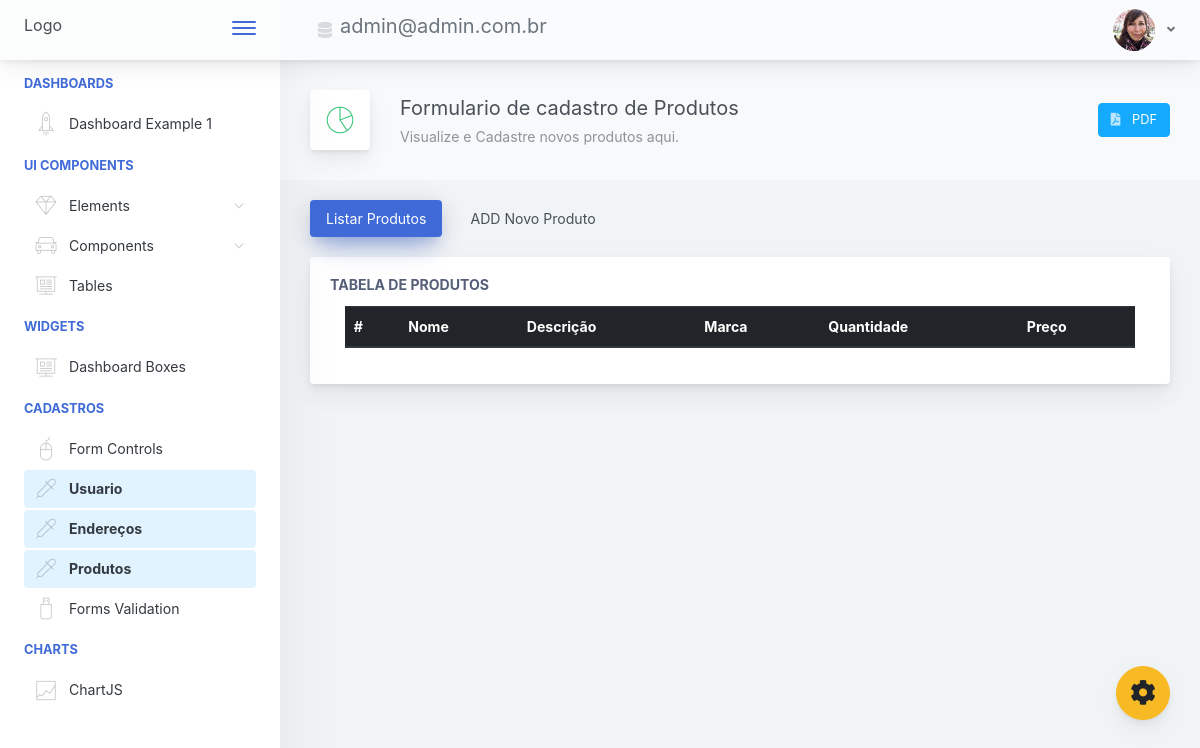
The app's page /Dashboard/produtos.php (signed in), older data.
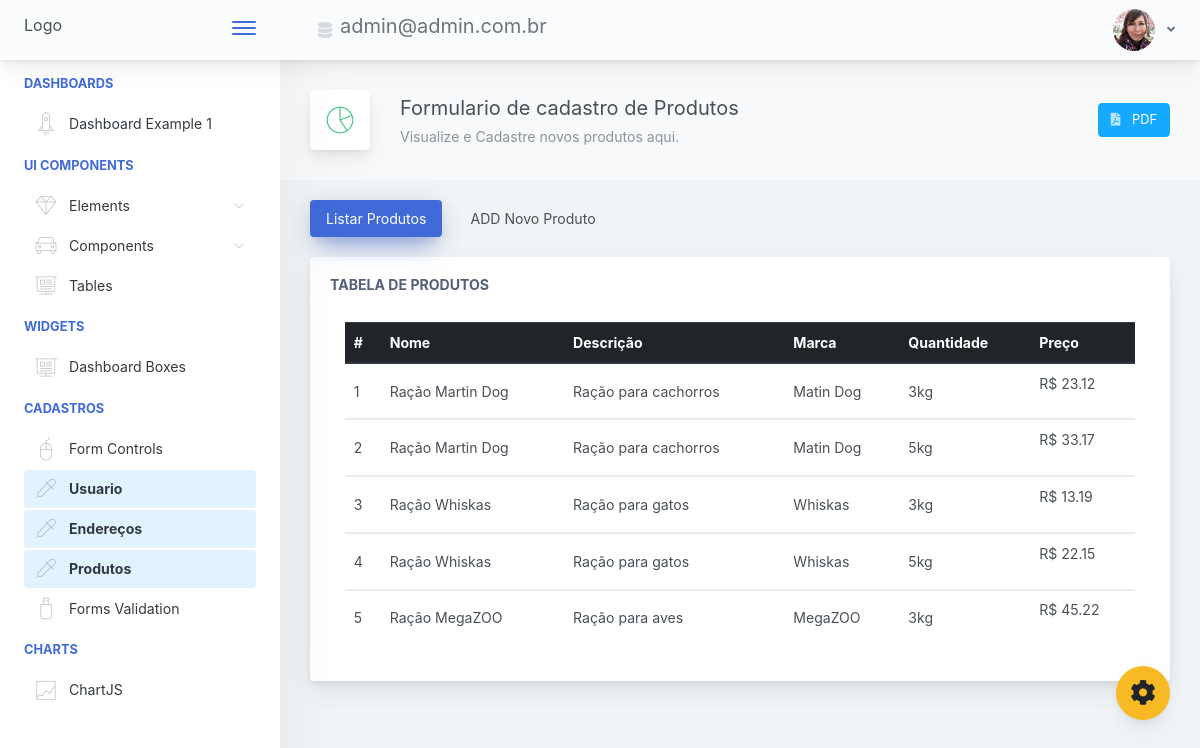
The same page, newer data.
### tables this page shows
CREATE TABLE produto (
  idProduto int(11) NOT NULL auto_increment,
  nome varchar(45) NOT NULL,
  descricao varchar(45) NOT NULL,
  marca varchar(45) NOT NULL,
  quantidade varchar(45) NOT NULL,
  preco float(45) NOT NULL,
  PRIMARY KEY(idProduto)
);

### Listar/tabelaProduto.php (the view)
<?php
include("../conexao/conexao.php");
$sql = "SELECT * FROM produto";
$resultado = mysqli_query($conn,$sql);
?>
<div class="table-responsive">
<table class="table">
   <thead class="thead-dark">
      <tr>
         <th scope="col">#</th>
         <th scope="col">Nome</th>
         <th scope="col">Descrição</th>
         <th scope="col">Marca</th>
         <th scope="col">Quantidade</th>
         <th scope="col">Preço</th>
      </tr>
   </thead>
   <?php
      while($dado = mysqli_fetch_array($resultado)){ ?>
   <tbody>
      <tr>
         <td><?php echo $dado["idProduto"] ;?></td>
         <td><?php echo $dado["nome"] ;?></td>
         <td><?php echo $dado["descricao"] ;?></td>
         <td><?php echo $dado["marca"] ;?></td>
         <td><?php echo $dado["quantidade"] ;?></td>
         <td><p>R$ <?php echo $dado["preco"] ;?></td></p>
   </tbody>
   <?php
      }
      ?>
</table>
</div>

### Dashboard/produtos.php (shortened to what this page needs)
<!doctype html>
<html lang="pt-br">
   <head>
      <link href="../Dashboard/main.css" rel="stylesheet">
   </head>
   <body>
      <div class="app-container app-theme-white body-tabs-shadow fixed-sidebar fixed-header">
         <div class="app-header header-shadow">
            <div class="app-header__logo">
               <h6>Logo</h6>
               <div class="header__pane ml-auto">
                  <div>
                     <button type="button" class="hamburger close-sidebar-btn hamburger--elastic" data-class="closed-sidebar">
                     <span class="hamburger-box">
                     <span class="hamburger-inner"></span>
                     </span>
                     </button>
                  </div>
               </div>
            </div>
            <div class="app-header__content">
               <div class="app-header-left">
                  <ul class="header-menu nav">
                     <li class="nav-item">
                        <a href="javascript:void(0);" class="nav-link">
                        <i class="nav-link-icon fa fa-database"> </i>
                        <h5><?php echo $_SESSION['login'];?></h5>
                        </a>
                     </li>
                  </ul>
               </div>
               <div class="app-header-right">
                  <div class="header-btn-lg pr-0">
                     <div class="widget-content p-0">
                        <div class="widget-content-wrapper">
                           <div class="widget-content-left">
                              <div class="btn-group">
                                 <a data-toggle="dropdown" aria-haspopup="true" aria-expanded="false" class="p-0 btn">
                                 <img width="42" class="rounded-circle" src="../Dashboard/assets/images/avatars/1.jpg" alt="">
                                 <i class="fa fa-angle-down ml-2 opacity-8"></i>
                                 </a>
                              </div>
                           </div>
                        </div>
                     </div>
                  </div>
               </div>
            </div>
         </div>
         <div class="ui-theme-settings">
            <button type="button" id="TooltipDemo" class="btn-open-options btn btn-warning">
            <i class="fa fa-cog fa-w-16 fa-spin fa-2x"></i>
            </button>
         </div>
         <div class="app-main">
            <div class="app-sidebar sidebar-shadow">
               <div class="scrollbar-sidebar">
                  <div class="app-sidebar__inner">
                     <ul class="vertical-nav-menu">
                        <li class="app-sidebar__heading">Dashboards</li>
                        <li>
                           <a href="../Dashboard/painel.php">
                           <i class="metismenu-icon pe-7s-rocket"></i>
                           Dashboard Example 1
                           </a>
                        </li>
                        <li class="app-sidebar__heading">UI Components</li>
                        <li
                           >
                           <a href="#">
                           <i class="metismenu-icon pe-7s-diamond"></i>
                           Elements
                           <i class="metismenu-state-icon pe-7s-angle-down caret-left"></i>
                           </a>
                        </li>
                        <li
                           >
                           <a href="#">
                           <i class="metismenu-icon pe-7s-car"></i>
                           Components
                           <i class="metismenu-state-icon pe-7s-angle-down caret-left"></i>
                           </a>
                        </li>
                        <li  >
                           <a href="tables-regular.html">
                           <i class="metismenu-icon pe-7s-display2"></i>
                           Tables
                           </a>
                        </li>
                        <li class="app-sidebar__heading">Widgets</li>
                        <li>
                           <a href="dashboard-boxes.html">
                           <i class="metismenu-icon pe-7s-display2"></i>
                           Dashboard Boxes
                           </a>
                        </li>
                        <li class="app-sidebar__heading">Cadastros</li>
                        <li>
                           <a href="forms-controls.html">
                           <i class="metismenu-icon pe-7s-mouse">
                           </i>Form Controls
                           </a>
                        </li>
                        <li>
                           <a href="../Dashboard/usuarios.php" class="mm-active">
                           <i class="metismenu-icon pe-7s-eyedropper">
                           </i>Usuario
                           </a>
                        </li>
                        <li>
                           <a href="../Cadastrar/cadastroEndereco.php" class="mm-active">
                           <i class="metismenu-icon pe-7s-eyedropper">
                           </i>Endereços
                           </a>
                        </li>
                        <li>
                           <a href="produtos.php" class="mm-active">
                           <i class="metismenu-icon pe-7s-eyedropper">
                           </i>Produtos
                           </a>
                        </li>
                        <li>
                           <a href="forms-validation.html">
                           <i class="metismenu-icon pe-7s-pendrive">
                           </i>Forms Validation
                           </a>
                        </li>
                        <li class="app-sidebar__heading">Charts</li>
                        <li>
                           <a href="charts-chartjs.html">
                           <i class="metismenu-icon pe-7s-graph2">
                           </i>ChartJS
                           </a>
                        </li>
                     </ul>
                  </div>
               </div>
            </div>
            <div class="app-main__outer">
               <div class="app-main__inner">
                  <div class="app-page-title">
                     <div class="page-title-wrapper">
                        <div class="page-title-heading">
                           <div class="page-title-icon">
                              <i class="pe-7s-graph text-success">
                              </i>
                           </div>
                           <div>
                              Formulario de cadastro de Produtos
                              <div class="page-title-subheading">Visualize e Cadastre novos produtos aqui.</div>
                           </div>
                        </div>
                        <div class="page-title-actions">
                           <div class="d-inline-block dropdown">
                           <a href="../pdfs/produtopdf.php">
                              <button type="button" aria-haspopup="true" aria-expanded="false" class="btn-shadow btn btn-info">
                              <span class="btn-icon-wrapper pr-2 opacity-7">
                              <i class="fas fa-file-pdf"></i>
                              </span>PDF
                              </button></a>
                           </div>
                        </div>
                     </div>
                  </div>
                  <ul class="body-tabs body-tabs-layout tabs-animated body-tabs-animated nav">
                     <li class="nav-item">
                        <a role="tab" class="nav-link active" id="tab-0" data-toggle="tab" href="#tab-content-0">
                        <span>Listar Produtos</span>
                        </a>
                     </li>
                     <li class="nav-item">
                        <a role="tab" class="nav-link" id="tab-1" data-toggle="tab" href="#tab-content-1">
                        <span>ADD Novo Produto</span>
                        </a>
                     </li>
                  </ul>
                  <div class="tab-content">
                     <div class="tab-pane tabs-animation fade show active" id="tab-content-0" role="tabpanel">
                        <div class="main-card mb-3 card">
                           <div class="card-body">
                              <h5 class="card-title">Tabela de Produtos</h5>
                              <div class="col-lg-12">
                                 <?php include("../Listar/tabelaProduto.php");?>
                              </div>
                           </div>
                        </div>
                     </div>
                  </div>
               </div>
            </div>
         </div>
      </div>
   </body>
</html>

Row changes from the older to the newer data that the page shows:
added produto: idProduto "1", nome "Ração Martin Dog", descricao "Ração para cachorros", marca "Matin Dog", quantidade "3kg", preco "23.12"
added produto: idProduto "2", nome "Ração Martin Dog", descricao "Ração para cachorros", marca "Matin Dog", quantidade "5kg", preco "33.17"
added produto: idProduto "3", nome "Ração Whiskas", descricao "Ração para gatos", marca "Whiskas", quantidade "3kg", preco "13.19"
added produto: idProduto "4", nome "Ração Whiskas", descricao "Ração para gatos", marca "Whiskas", quantidade "5kg", preco "22.15"
added produto: idProduto "5", nome "Ração MegaZOO", descricao "Ração para aves", marca "MegaZOO", quantidade "3kg", preco "45.22"
